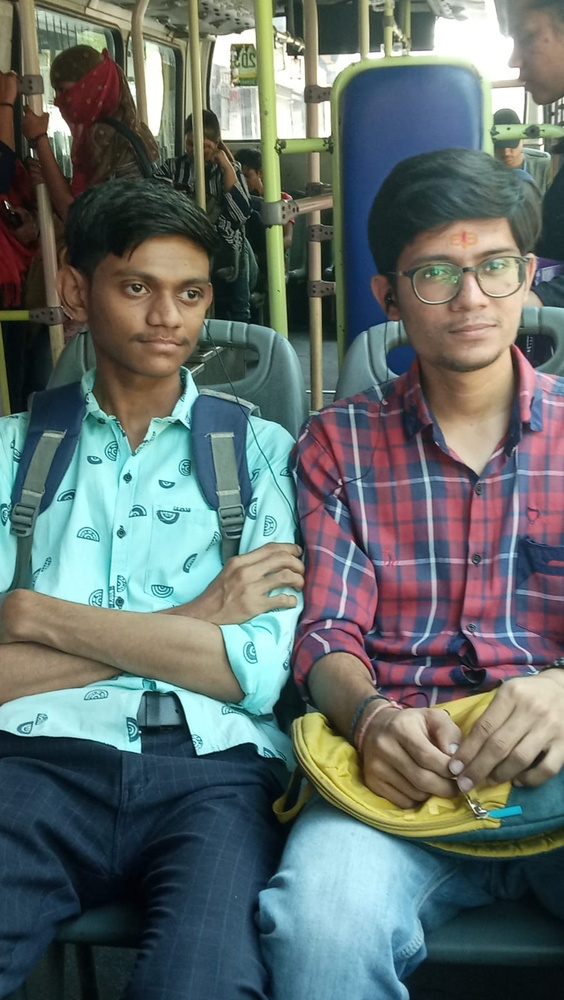
#> input picture server/uploads/WhatsApp Image 2024-12-21 at 10.02.16_8716362a.jpg, 564 x 1000 px, shrunk from 902 x 1600 before the run
$ python -i filter5.py   (imports and definitions only)
#> lines starting #> are read from the running program, lines starting #| are printed output that depends on the picture; after the words box and inside, x2 and y2 are one past the last pixel; in counts of white or black regions, pixels touching at a corner belong together
#> in main, image is the input picture: shape (1000, 564, 3); mean B, G, R 106.6, 109.1, 98.3
import cv2
import numpy as np

# Function to detect acne marks in the image
def detect_acne_marks(image):
    # Convert the image to HSV color space for color-based thresholding
    hsv = cv2.cvtColor(image, cv2.COLOR_BGR2HSV)

    # Define multiple HSV ranges for red and pinkish tones
    hsv_ranges = [
        (np.array([0, 50, 50]), np.array([20, 255, 255])),    # Red tones
        (np.array([140, 50, 50]), np.array([180, 255, 255]))  # Pink tones
    ]

    # Initialize an empty mask
    final_mask = np.zeros(hsv.shape[:2], dtype=np.uint8)

    # Apply each HSV range and combine masks
    for lower_range, upper_range in hsv_ranges:
        mask = cv2.inRange(hsv, lower_range, upper_range)
        final_mask = cv2.bitwise_or(final_mask, mask)

    # Find contours of potential acne marks in the combined mask
    contours, _ = cv2.findContours(final_mask, cv2.RETR_EXTERNAL, cv2.CHAIN_APPROX_SIMPLE)

    # Draw rectangles around detected acne areas on the image
    for contour in contours:
        x, y, w, h = cv2.boundingRect(contour)

        if((x+w) > (x+3) and(x+w) < (x+20) and (y+h) < (y+20) ):
         cv2.rectangle(image, (x, y), (x + w, y + h), (0, 0, 255), 2)  # Red rectangles

    return image

# Function to apply filters to enhance the image
def apply_filters(image, brightness=-100, contrast=250, saturation=80, sharpness=100):
#> called with brightness = -100, contrast = 250, saturation = 80, sharpness = 100
    from PIL import Image, ImageEnhance
    pil_image = Image.fromarray(cv2.cvtColor(image, cv2.COLOR_BGR2RGB))

    # Brightness adjustment
    enhancer = ImageEnhance.Brightness(pil_image)
    pil_image = enhancer.enhance(1 + brightness / 255.0)
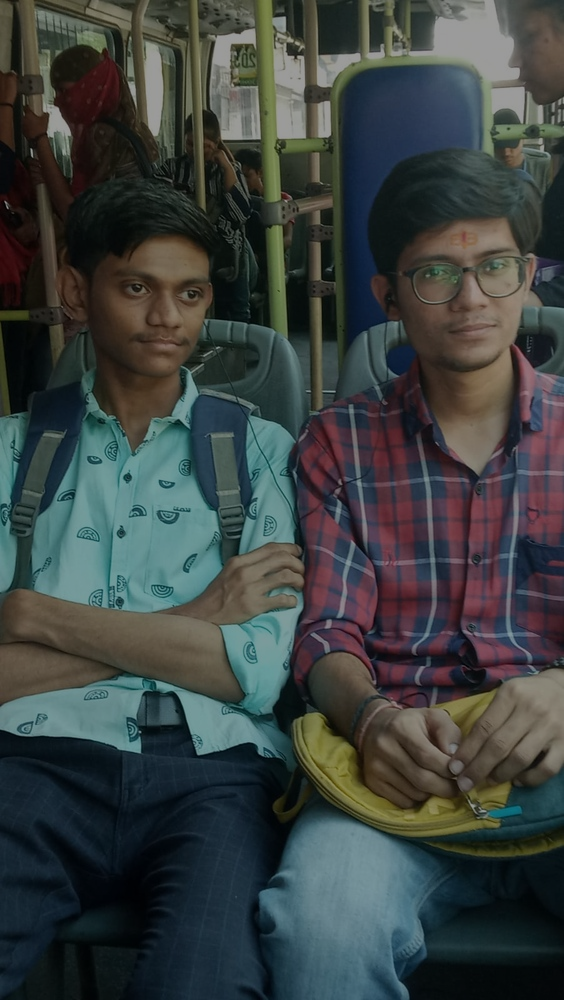
#> pil_image: PIL image 564x1000 RGB; mean R, G, B 59.2, 65.8, 64.3

    # Contrast adjustment
    enhancer = ImageEnhance.Contrast(pil_image)
    pil_image = enhancer.enhance(1 + contrast / 255.0)
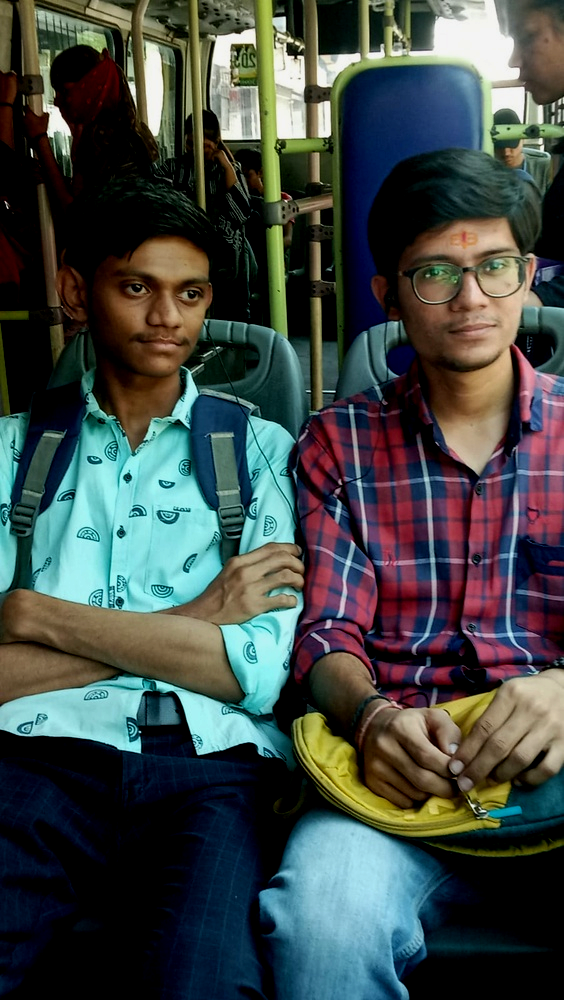
#> pil_image: PIL image 564x1000 RGB; mean R, G, B 64.5, 73, 70

    # Convert back to OpenCV format
    image = cv2.cvtColor(np.array(pil_image), cv2.COLOR_RGB2BGR)
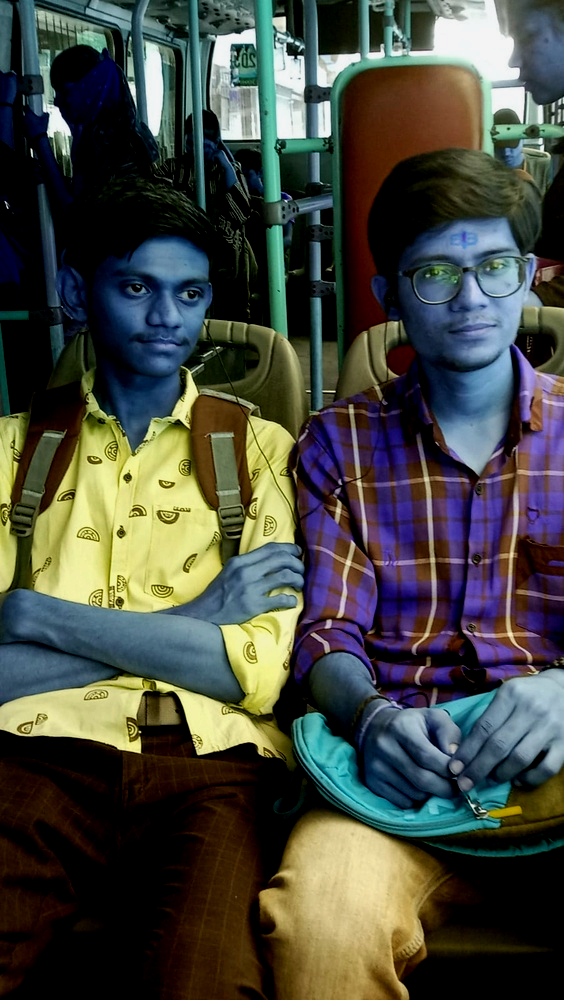
#> image: shape (1000, 564, 3); mean R, G, B 70, 73, 64.5

    # Saturation adjustment
    hsv_image = cv2.cvtColor(image, cv2.COLOR_BGR2HSV)
#> hsv_image: shape (1000, 564, 3); mean H, S, V 60.8, 127.5, 87.7
    hsv_image[..., 1] = cv2.add(hsv_image[..., 1], saturation)
#> hsv_image: shape (1000, 564, 3); mean H, S, V 60.8, 186.8, 87.7
    image = cv2.cvtColor(hsv_image, cv2.COLOR_HSV2BGR)
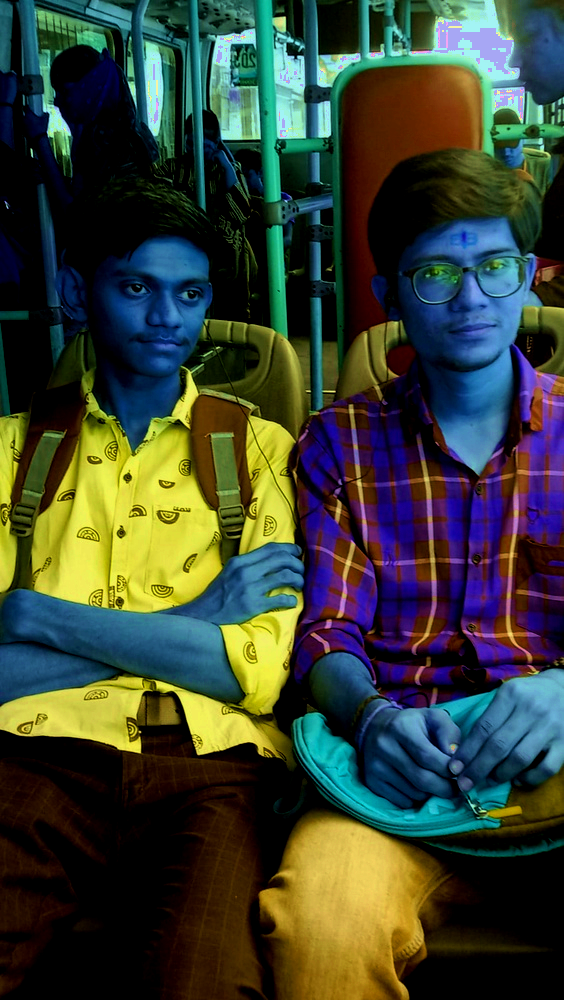
#> image: shape (1000, 564, 3); mean R, G, B 57.3, 66, 51.9

    # Sharpness adjustment using a kernel
    kernel = np.array([[-1, -1, -1], [-1, 9 + sharpness / 25, -1], [-1, -1, -1]])
    image = cv2.filter2D(image, -1, kernel)

    return image


def detect_face(image):
    gray_image = cv2.cvtColor(image, cv2.COLOR_BGR2GRAY)
    face_cascade = cv2.CascadeClassifier(cv2.data.haarcascades + 'haarcascade_frontalface_default.xml')

    faces = face_cascade.detectMultiScale(gray_image, scaleFactor=1.1, minNeighbors=5, minSize=(30, 30))

    return faces

# Main function to load image, apply filters, and mark acne
def main(image_path):
    # Load the image
    image = cv2.imread(image_path)
    if image is None:
        print(f"Error: Image not found at '{image_path}'")
        return

    # faces = detect_face(image)

    # if(faces>1):
    #     return

    # Apply filters
    filtered_image = apply_filters(image)
    # filtered_image = image

    # Detect acne marks in the entire image
    processed_image = detect_acne_marks(filtered_image)
#> in detect_acne_marks, `hsv = cv2.cvtColor(image, cv2.COLOR_BGR2HSV)`: hsv: shape (1000, 564, 3); mean H, S, V 47.1, 122.8, 178.1
#> the loop in detect_acne_marks, `for lower_range, upper_range in hsv_ranges:` made 2 passes
#> pass 1, in detect_acne_marks, `mask = cv2.inRange(hsv, lower_range, upper_range)`:
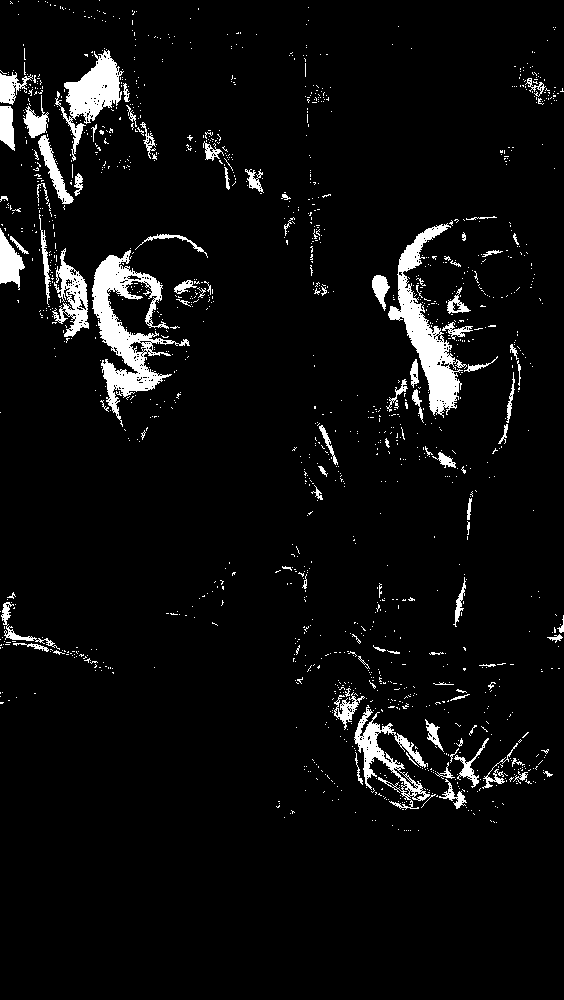
#> mask: shape (1000, 564); 5.2% white; 1453 white regions (1361 under 20 px), largest, box (x1, y1, x2, y2) and area: (92, 250, 190, 427) 5185, (388, 223, 467, 418) 4366, (55, 50, 124, 161) 2617
#> pass 2, in detect_acne_marks, `final_mask = cv2.bitwise_or(final_mask, mask)`:
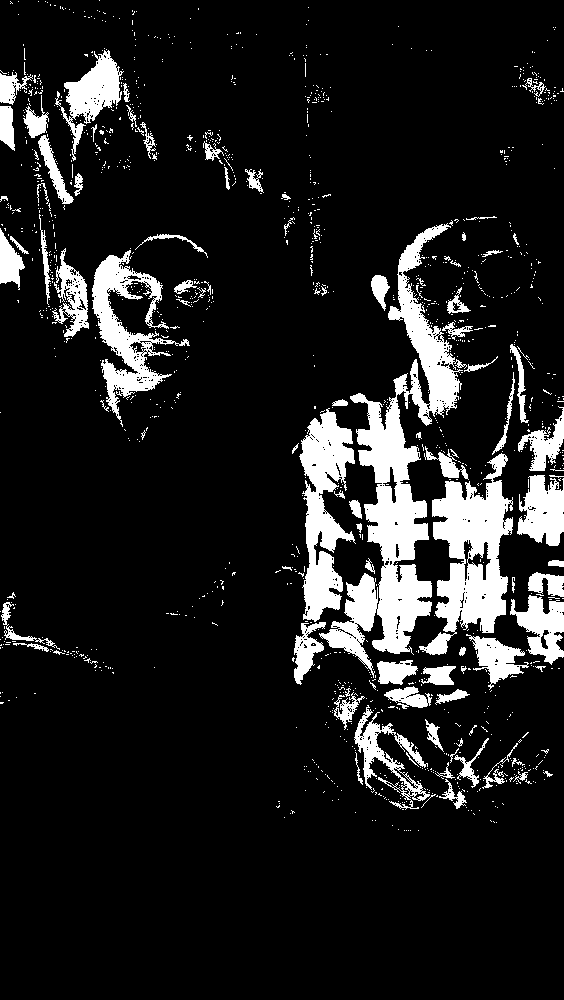
#> final_mask: shape (1000, 564); 12% white; 1312 white regions (1220 under 20 px)
#> in detect_acne_marks, `contours, _ = cv2.findContours(final_mask, cv2.RETR_EXTERNAL, cv2.CHAI..`: contours = 1306 contours, 1247 with area under 20; largest, box (x1, y1, x2, y2) and area: (319, 223, 467, 678) 16817, (419, 453, 513, 655) 8884, (299, 408, 356, 622) 6039, (92, 250, 190, 427) 4956, (55, 50, 124, 161) 2468
#> the loop in detect_acne_marks, `for contour in contours:` made 1306 passes
#> (x, y, w, h) on passes 1 to 3: (418, 830, 1, 1), (410, 830, 1, 1), (408, 830, 1, 1)
#> after the loop in detect_acne_marks, `for contour in contours:`:
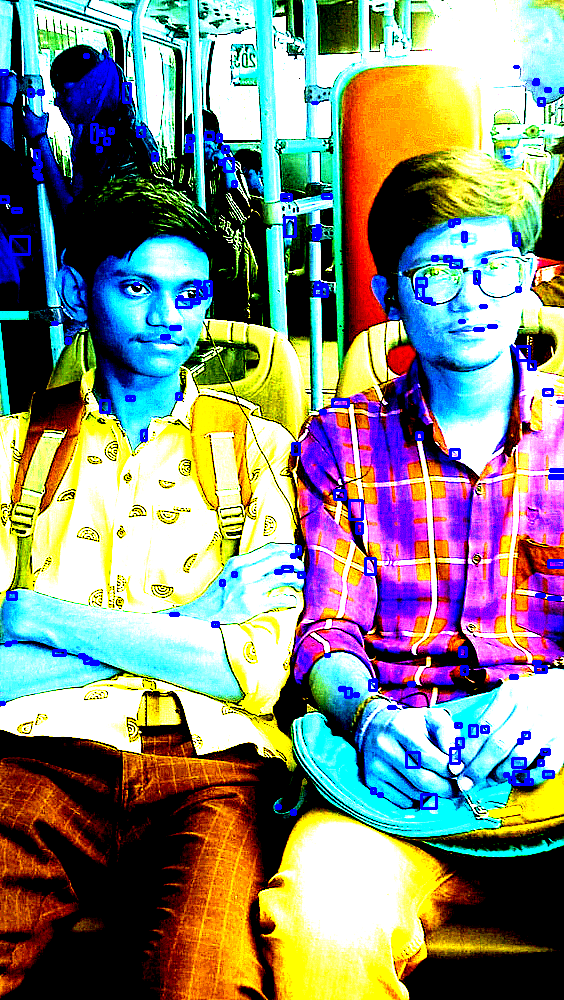
#> image: shape (1000, 564, 3); mean R, G, B 134.5, 139.4, 128.9

    # Display the final image with detected acne marks
    # cv2.imshow('Detected Acne Marks', processed_image)
    cv2.waitKey(0)
    cv2.destroyAllWindows()


# main(image_path)
# main('acne4.png')

>>> result = main('uploads/WhatsApp Image 2024-12-21 at 10.02.16_8716362a.jpg')

$ run again, on server/uploads/0_before.jpg
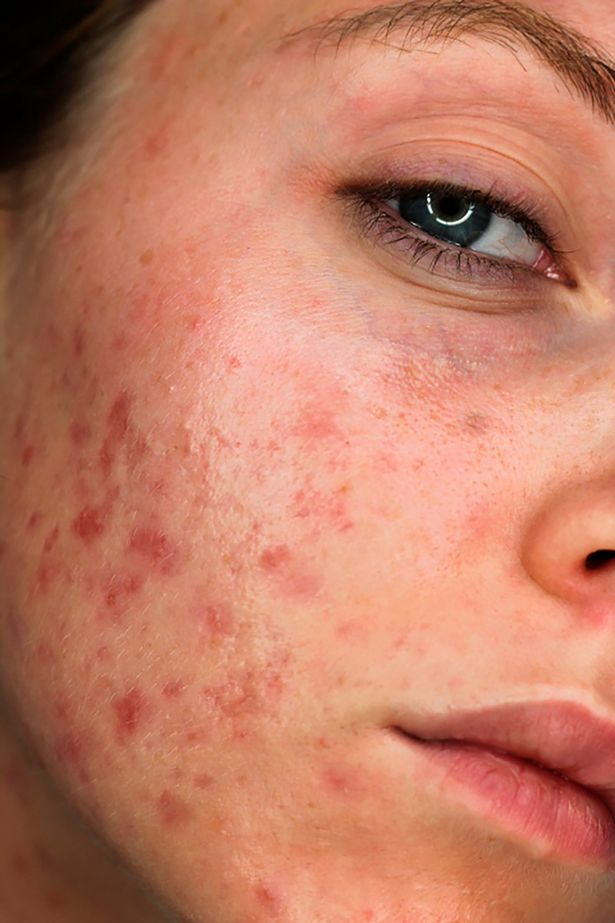
#> input picture server/uploads/0_before.jpg, 615 x 923 px
#> in main, image is the input picture: shape (923, 615, 3); mean B, G, R 100.3, 123.9, 192.6
#> hsv: shape (923, 615, 3); mean H, S, V 20.1, 203, 238.3
#> the loop in detect_acne_marks, `for lower_range, upper_range in hsv_ranges:` made 2 passes
#> pass 1, in detect_acne_marks, `mask = cv2.inRange(hsv, lower_range, upper_range)`:
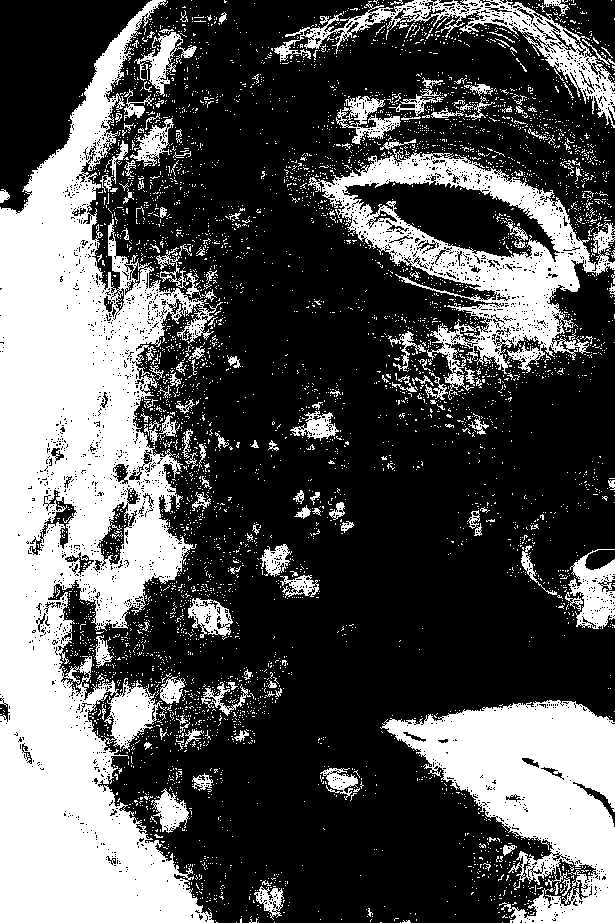
#> mask: shape (923, 615); 33.1% white; 5001 white regions (4834 under 20 px), largest, box (x1, y1, x2, y2) and area: (0, 0, 223, 923) 102219, (380, 700, 615, 923) 26497, (308, 149, 615, 400) 21192
#> contours = 4818 contours, 4732 with area under 20; largest, box (x1, y1, x2, y2) and area: (0, 0, 223, 923) 107444, (308, 149, 615, 400) 31371, (380, 700, 615, 923) 26664, (274, 0, 615, 128) 7452, (568, 549, 615, 629) 2056
#> the loop in detect_acne_marks, `for contour in contours:` made 4818 passes
#> (x, y, w, h) on passes 1, 2, 4: (502, 922, 1, 1), (400, 922, 1, 1), (274, 922, 1, 1)
#> after the loop in detect_acne_marks, `for contour in contours:`:
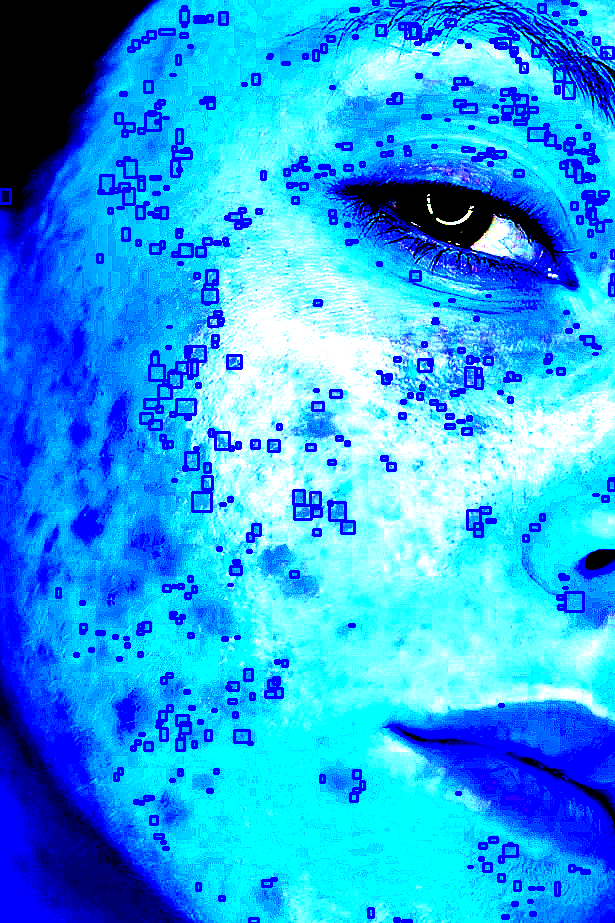
#> image: shape (923, 615, 3); mean R, G, B 40, 164.6, 238.4

$ run again, on server/uploads/360_F_759918221_MBqzS2vAnKs8MCfVRkIrrRKcv3zQDDaI.jpg
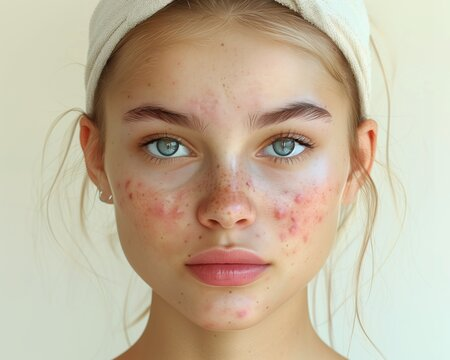
#> input picture server/uploads/360_F_759918221_MBqzS2vAnKs8MCfVRkIrrRKcv3zQDDaI.jpg, 450 x 360 px
#> in main, image is the input picture: shape (360, 450, 3); mean B, G, R 157.3, 180.5, 195.6
#> hsv: shape (360, 450, 3); mean H, S, V 10.4, 91.5, 245.3
#> the loop in detect_acne_marks, `for lower_range, upper_range in hsv_ranges:` made 2 passes
#> pass 1, in detect_acne_marks, `mask = cv2.inRange(hsv, lower_range, upper_range)`:
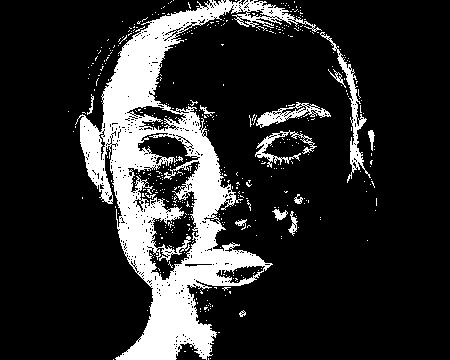
#> mask: shape (360, 450); 17.2% white; 451 white regions (437 under 20 px), largest, box (x1, y1, x2, y2) and area: (75, 0, 322, 360) 24168, (320, 32, 371, 183) 965, (256, 102, 331, 128) 635
#> contours = 327 contours, 314 with area under 20; largest, box (x1, y1, x2, y2) and area: (75, 0, 322, 360) 30076, (320, 32, 371, 183) 774, (256, 102, 331, 128) 688, (255, 130, 317, 168) 409, (272, 209, 288, 221) 80
#> the loop in detect_acne_marks, `for contour in contours:` made 327 passes
#> (x, y, w, h) on passes 1, 2, 5: (113, 359, 1, 1), (210, 358, 1, 1), (192, 349, 1, 1)
#> after the loop in detect_acne_marks, `for contour in contours:`:
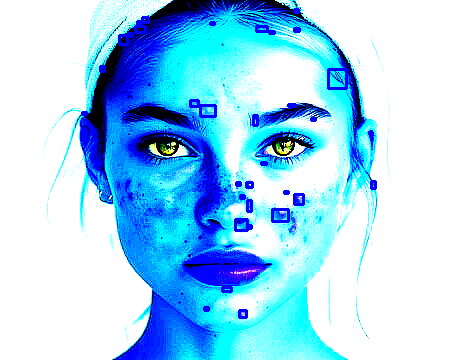
#> image: shape (360, 450, 3); mean R, G, B 158, 211.6, 245.5
